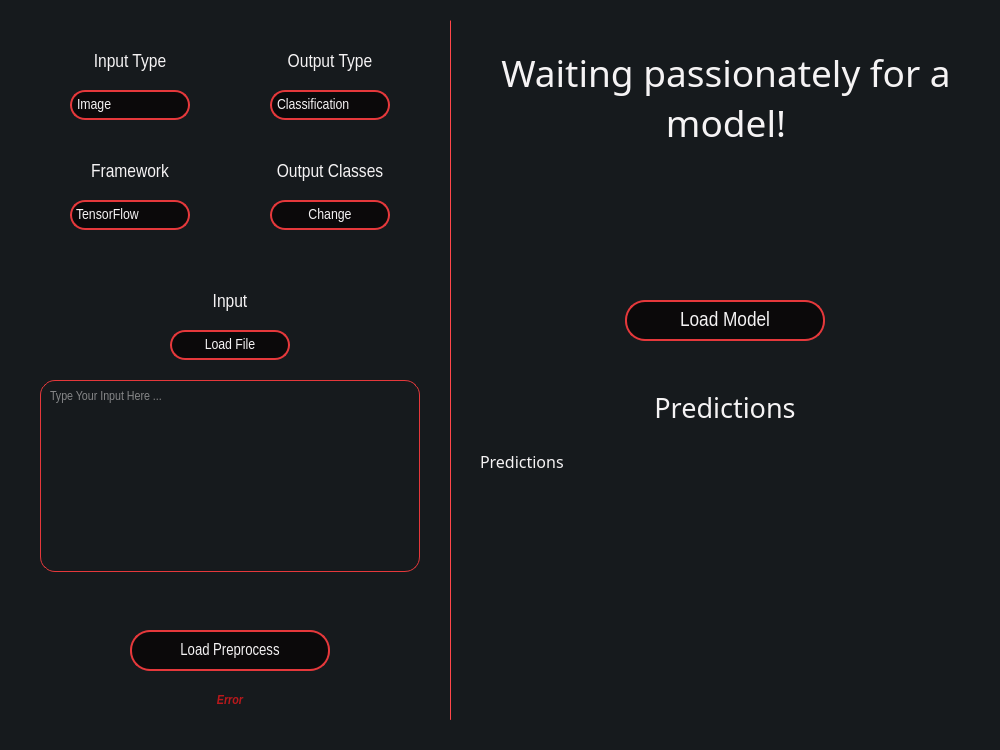
<?xml version="1.0" encoding="UTF-8"?>
<ui version="4.0">
 <class>NN2GUI</class>
 <widget class="QMainWindow" name="NN2GUI">
  <property name="geometry">
   <rect>
    <x>0</x>
    <y>0</y>
    <width>1000</width>
    <height>750</height>
   </rect>
  </property>
  <property name="minimumSize">
   <size>
    <width>1000</width>
    <height>750</height>
   </size>
  </property>
  <property name="maximumSize">
   <size>
    <width>1000</width>
    <height>750</height>
   </size>
  </property>
  <property name="font">
   <font>
    <pointsize>9</pointsize>
   </font>
  </property>
  <property name="windowTitle">
   <string>NN2GUI</string>
  </property>
  <property name="styleSheet">
   <string notr="true">background-color: rgb(22, 26, 29);</string>
  </property>
  <widget class="QWidget" name="centralwidget">
   <widget class="QComboBox" name="framework_type">
    <property name="geometry">
     <rect>
      <x>70</x>
      <y>200</y>
      <width>120</width>
      <height>30</height>
     </rect>
    </property>
    <property name="sizePolicy">
     <sizepolicy hsizetype="Minimum" vsizetype="Expanding">
      <horstretch>0</horstretch>
      <verstretch>15</verstretch>
     </sizepolicy>
    </property>
    <property name="font">
     <font>
      <family>Arial Narrow</family>
      <pointsize>11</pointsize>
     </font>
    </property>
    <property name="cursor">
     <cursorShape>PointingHandCursor</cursorShape>
    </property>
    <property name="styleSheet">
     <string notr="true">QComboBox{
	color: #F5F3F4;
    border: 2px solid #E5383B;
    border-radius: 15px;
    background-color: #0B090A;
    padding: 2px;
	padding-left: 4px;
}

QComboBox::drop-down {
	border: 0px;
	width: 0px;
}

QComboBox QAbstractItemView {
    border: 2px solid #E5383B;
    selection-background-color: #A4161A;
	color: #F5F3F4;
	background-color: #0B090A;
	border-radius: 5px;
}</string>
    </property>
    <property name="sizeAdjustPolicy">
     <enum>QComboBox::AdjustToContentsOnFirstShow</enum>
    </property>
    <item>
     <property name="text">
      <string>TensorFlow</string>
     </property>
    </item>
    <item>
     <property name="text">
      <string>PyTorch</string>
     </property>
    </item>
   </widget>
   <widget class="QLabel" name="label_3">
    <property name="geometry">
     <rect>
      <x>270</x>
      <y>50</y>
      <width>120</width>
      <height>23</height>
     </rect>
    </property>
    <property name="sizePolicy">
     <sizepolicy hsizetype="Minimum" vsizetype="Expanding">
      <horstretch>40</horstretch>
      <verstretch>10</verstretch>
     </sizepolicy>
    </property>
    <property name="font">
     <font>
      <family>Arial Narrow</family>
      <pointsize>14</pointsize>
     </font>
    </property>
    <property name="styleSheet">
     <string notr="true">QLabel {
	color: #F5F3F4;
}</string>
    </property>
    <property name="text">
     <string>Output Type</string>
    </property>
    <property name="alignment">
     <set>Qt::AlignCenter</set>
    </property>
   </widget>
   <widget class="QLabel" name="label_5">
    <property name="geometry">
     <rect>
      <x>170</x>
      <y>290</y>
      <width>120</width>
      <height>23</height>
     </rect>
    </property>
    <property name="sizePolicy">
     <sizepolicy hsizetype="Minimum" vsizetype="Expanding">
      <horstretch>0</horstretch>
      <verstretch>0</verstretch>
     </sizepolicy>
    </property>
    <property name="minimumSize">
     <size>
      <width>0</width>
      <height>0</height>
     </size>
    </property>
    <property name="font">
     <font>
      <family>Arial Narrow</family>
      <pointsize>14</pointsize>
     </font>
    </property>
    <property name="styleSheet">
     <string notr="true">QLabel {
	color: #F5F3F4;
}</string>
    </property>
    <property name="text">
     <string>Input</string>
    </property>
    <property name="alignment">
     <set>Qt::AlignCenter</set>
    </property>
   </widget>
   <widget class="QPushButton" name="output_classes">
    <property name="geometry">
     <rect>
      <x>270</x>
      <y>200</y>
      <width>120</width>
      <height>30</height>
     </rect>
    </property>
    <property name="sizePolicy">
     <sizepolicy hsizetype="Minimum" vsizetype="Expanding">
      <horstretch>0</horstretch>
      <verstretch>15</verstretch>
     </sizepolicy>
    </property>
    <property name="font">
     <font>
      <family>Arial Narrow</family>
      <pointsize>11</pointsize>
     </font>
    </property>
    <property name="cursor">
     <cursorShape>PointingHandCursor</cursorShape>
    </property>
    <property name="styleSheet">
     <string notr="true">QPushButton {
    color: #F5F3F4;
    border: 2px solid #E5383B;
    border-radius: 15px;
    background-color: #0B090A;
}

QPushButton:hover {
    background-color: #A4161A;
}</string>
    </property>
    <property name="text">
     <string>Change</string>
    </property>
   </widget>
   <widget class="QTextEdit" name="input_input">
    <property name="geometry">
     <rect>
      <x>40</x>
      <y>380</y>
      <width>380</width>
      <height>192</height>
     </rect>
    </property>
    <property name="sizePolicy">
     <sizepolicy hsizetype="Preferred" vsizetype="Preferred">
      <horstretch>0</horstretch>
      <verstretch>0</verstretch>
     </sizepolicy>
    </property>
    <property name="minimumSize">
     <size>
      <width>0</width>
      <height>192</height>
     </size>
    </property>
    <property name="font">
     <font>
      <family>Arial Narrow</family>
      <pointsize>10</pointsize>
     </font>
    </property>
    <property name="styleSheet">
     <string notr="true">QTextEdit {
	border-radius: 15px;
	border: 1px solid #E5383B;
	padding: 5px;
	color: #F5F3F4;
}

QTextEdit:disabled {
	background-color: #BA181B;
}</string>
    </property>
    <property name="verticalScrollBarPolicy">
     <enum>Qt::ScrollBarAlwaysOff</enum>
    </property>
    <property name="horizontalScrollBarPolicy">
     <enum>Qt::ScrollBarAlwaysOff</enum>
    </property>
    <property name="acceptRichText">
     <bool>true</bool>
    </property>
    <property name="placeholderText">
     <string>Type Your Input Here ...</string>
    </property>
   </widget>
   <widget class="QComboBox" name="input_type">
    <property name="geometry">
     <rect>
      <x>70</x>
      <y>90</y>
      <width>120</width>
      <height>30</height>
     </rect>
    </property>
    <property name="sizePolicy">
     <sizepolicy hsizetype="Minimum" vsizetype="Expanding">
      <horstretch>0</horstretch>
      <verstretch>15</verstretch>
     </sizepolicy>
    </property>
    <property name="font">
     <font>
      <family>Arial Narrow</family>
      <pointsize>11</pointsize>
     </font>
    </property>
    <property name="cursor">
     <cursorShape>PointingHandCursor</cursorShape>
    </property>
    <property name="styleSheet">
     <string notr="true">QComboBox{
	color: #F5F3F4;
    border: 2px solid #E5383B;
    border-radius: 15px;
    background-color: #0B090A;
    padding: 2px;
	padding-left: 5px;
}

QComboBox::drop-down {
	border: 0px;
	width: 0px;
}

QComboBox::down-arrow {
	width: 5px;
	height: 5px;
	image: url(:/gallery/arrow-down.png);
}

QComboBox QAbstractItemView {
    border: 2px solid #E5383B;
    selection-background-color: #A4161A;
	color: #F5F3F4;
	background-color: #0B090A;
	border-radius: 5px;
}</string>
    </property>
    <property name="sizeAdjustPolicy">
     <enum>QComboBox::AdjustToMinimumContentsLengthWithIcon</enum>
    </property>
    <item>
     <property name="text">
      <string>Image</string>
     </property>
    </item>
    <item>
     <property name="text">
      <string>Tabular</string>
     </property>
    </item>
    <item>
     <property name="text">
      <string>Text</string>
     </property>
    </item>
    <item>
     <property name="text">
      <string>Video</string>
     </property>
    </item>
    <item>
     <property name="text">
      <string>3D Image</string>
     </property>
    </item>
   </widget>
   <widget class="QComboBox" name="output_type">
    <property name="geometry">
     <rect>
      <x>270</x>
      <y>90</y>
      <width>120</width>
      <height>30</height>
     </rect>
    </property>
    <property name="sizePolicy">
     <sizepolicy hsizetype="Expanding" vsizetype="Expanding">
      <horstretch>0</horstretch>
      <verstretch>15</verstretch>
     </sizepolicy>
    </property>
    <property name="font">
     <font>
      <family>Arial Narrow</family>
      <pointsize>11</pointsize>
     </font>
    </property>
    <property name="cursor">
     <cursorShape>PointingHandCursor</cursorShape>
    </property>
    <property name="styleSheet">
     <string notr="true">QComboBox{
	color: #F5F3F4;
    border: 2px solid #E5383B;
    border-radius: 15px;
    background-color: #0B090A;
    padding: 2px;
	padding-left: 5px;
}

QComboBox::drop-down {
	border: 0px;
	width: 0px;
}

QComboBox::down-arrow {
	width: 5px;
	height: 5px;
	image: url(:/gallery/arrow-down.png);
}

QComboBox QAbstractItemView {
    border: 2px solid #E5383B;
    selection-background-color: #A4161A;
	color: #F5F3F4;
	background-color: #0B090A;
	border-radius: 5px;
}</string>
    </property>
    <property name="sizeAdjustPolicy">
     <enum>QComboBox::AdjustToMinimumContentsLengthWithIcon</enum>
    </property>
    <item>
     <property name="text">
      <string>Classification</string>
     </property>
    </item>
    <item>
     <property name="text">
      <string>Regression</string>
     </property>
    </item>
   </widget>
   <widget class="QLabel" name="label">
    <property name="geometry">
     <rect>
      <x>70</x>
      <y>50</y>
      <width>120</width>
      <height>23</height>
     </rect>
    </property>
    <property name="sizePolicy">
     <sizepolicy hsizetype="Minimum" vsizetype="Expanding">
      <horstretch>40</horstretch>
      <verstretch>10</verstretch>
     </sizepolicy>
    </property>
    <property name="font">
     <font>
      <family>Arial Narrow</family>
      <pointsize>14</pointsize>
     </font>
    </property>
    <property name="styleSheet">
     <string notr="true">QLabel {
	color: #F5F3F4;
}</string>
    </property>
    <property name="text">
     <string>Input Type</string>
    </property>
    <property name="alignment">
     <set>Qt::AlignCenter</set>
    </property>
   </widget>
   <widget class="QPushButton" name="load_input">
    <property name="geometry">
     <rect>
      <x>170</x>
      <y>330</y>
      <width>120</width>
      <height>30</height>
     </rect>
    </property>
    <property name="sizePolicy">
     <sizepolicy hsizetype="Preferred" vsizetype="Preferred">
      <horstretch>0</horstretch>
      <verstretch>15</verstretch>
     </sizepolicy>
    </property>
    <property name="font">
     <font>
      <family>Arial Narrow</family>
      <pointsize>11</pointsize>
     </font>
    </property>
    <property name="cursor">
     <cursorShape>PointingHandCursor</cursorShape>
    </property>
    <property name="styleSheet">
     <string notr="true">QPushButton {
    color: #F5F3F4;
    border: 2px solid #E5383B;
    border-radius: 15px;
    background-color: #0B090A;
}

QPushButton:hover {
    background-color: #A4161A;
}

QPushButton:disabled {
	background-color: #BA181B;
}</string>
    </property>
    <property name="text">
     <string>Load File</string>
    </property>
   </widget>
   <widget class="QPushButton" name="load_preprocess">
    <property name="geometry">
     <rect>
      <x>130</x>
      <y>630</y>
      <width>200</width>
      <height>41</height>
     </rect>
    </property>
    <property name="sizePolicy">
     <sizepolicy hsizetype="Minimum" vsizetype="Expanding">
      <horstretch>0</horstretch>
      <verstretch>15</verstretch>
     </sizepolicy>
    </property>
    <property name="font">
     <font>
      <family>Arial Narrow</family>
      <pointsize>12</pointsize>
     </font>
    </property>
    <property name="cursor">
     <cursorShape>PointingHandCursor</cursorShape>
    </property>
    <property name="styleSheet">
     <string notr="true">QPushButton {
    color: #F5F3F4;
    border: 2px solid #E5383B;
    border-radius: 20px;
    background-color: #0B090A;
}

QPushButton:hover {
    background-color: #A4161A;
}</string>
    </property>
    <property name="text">
     <string>Load Preprocess</string>
    </property>
   </widget>
   <widget class="QLabel" name="output_classes_label">
    <property name="geometry">
     <rect>
      <x>270</x>
      <y>160</y>
      <width>120</width>
      <height>23</height>
     </rect>
    </property>
    <property name="sizePolicy">
     <sizepolicy hsizetype="Minimum" vsizetype="Expanding">
      <horstretch>40</horstretch>
      <verstretch>10</verstretch>
     </sizepolicy>
    </property>
    <property name="font">
     <font>
      <family>Arial Narrow</family>
      <pointsize>14</pointsize>
     </font>
    </property>
    <property name="styleSheet">
     <string notr="true">QLabel {
	color: #F5F3F4;
}</string>
    </property>
    <property name="text">
     <string>Output Classes</string>
    </property>
    <property name="alignment">
     <set>Qt::AlignCenter</set>
    </property>
   </widget>
   <widget class="QLabel" name="label_2">
    <property name="geometry">
     <rect>
      <x>70</x>
      <y>160</y>
      <width>120</width>
      <height>23</height>
     </rect>
    </property>
    <property name="sizePolicy">
     <sizepolicy hsizetype="Minimum" vsizetype="Expanding">
      <horstretch>40</horstretch>
      <verstretch>10</verstretch>
     </sizepolicy>
    </property>
    <property name="font">
     <font>
      <family>Arial Narrow</family>
      <pointsize>14</pointsize>
     </font>
    </property>
    <property name="styleSheet">
     <string notr="true">QLabel {
	color: #F5F3F4;
}</string>
    </property>
    <property name="text">
     <string>Framework</string>
    </property>
    <property name="alignment">
     <set>Qt::AlignCenter</set>
    </property>
   </widget>
   <widget class="QLabel" name="load_preprocess_error">
    <property name="geometry">
     <rect>
      <x>40</x>
      <y>690</y>
      <width>380</width>
      <height>20</height>
     </rect>
    </property>
    <property name="sizePolicy">
     <sizepolicy hsizetype="Preferred" vsizetype="Preferred">
      <horstretch>0</horstretch>
      <verstretch>0</verstretch>
     </sizepolicy>
    </property>
    <property name="font">
     <font>
      <family>Arial Narrow</family>
      <pointsize>10</pointsize>
      <weight>75</weight>
      <italic>true</italic>
      <bold>true</bold>
     </font>
    </property>
    <property name="styleSheet">
     <string notr="true">QLabel {
	color: #BA181B;
}</string>
    </property>
    <property name="text">
     <string>Error</string>
    </property>
    <property name="alignment">
     <set>Qt::AlignCenter</set>
    </property>
   </widget>
   <widget class="QLabel" name="predictions">
    <property name="enabled">
     <bool>true</bool>
    </property>
    <property name="geometry">
     <rect>
      <x>480</x>
      <y>450</y>
      <width>492</width>
      <height>251</height>
     </rect>
    </property>
    <property name="sizePolicy">
     <sizepolicy hsizetype="Preferred" vsizetype="Preferred">
      <horstretch>0</horstretch>
      <verstretch>30</verstretch>
     </sizepolicy>
    </property>
    <property name="font">
     <font>
      <family>MV Boli</family>
      <pointsize>12</pointsize>
     </font>
    </property>
    <property name="styleSheet">
     <string notr="true">QLabel {
	color: #F5F3F4;
}</string>
    </property>
    <property name="text">
     <string>Predictions</string>
    </property>
    <property name="textFormat">
     <enum>Qt::PlainText</enum>
    </property>
    <property name="scaledContents">
     <bool>false</bool>
    </property>
    <property name="alignment">
     <set>Qt::AlignLeading|Qt::AlignLeft|Qt::AlignTop</set>
    </property>
    <property name="wordWrap">
     <bool>true</bool>
    </property>
   </widget>
   <widget class="QLabel" name="predictions_info">
    <property name="geometry">
     <rect>
      <x>645</x>
      <y>390</y>
      <width>160</width>
      <height>34</height>
     </rect>
    </property>
    <property name="sizePolicy">
     <sizepolicy hsizetype="Preferred" vsizetype="Preferred">
      <horstretch>0</horstretch>
      <verstretch>5</verstretch>
     </sizepolicy>
    </property>
    <property name="font">
     <font>
      <family>MV Boli</family>
      <pointsize>20</pointsize>
     </font>
    </property>
    <property name="styleSheet">
     <string notr="true">QLabel {
	color: #F5F3F4;
}</string>
    </property>
    <property name="text">
     <string>Predictions</string>
    </property>
    <property name="textFormat">
     <enum>Qt::PlainText</enum>
    </property>
    <property name="scaledContents">
     <bool>false</bool>
    </property>
    <property name="alignment">
     <set>Qt::AlignCenter</set>
    </property>
    <property name="wordWrap">
     <bool>true</bool>
    </property>
   </widget>
   <widget class="Line" name="line">
    <property name="geometry">
     <rect>
      <x>450</x>
      <y>20</y>
      <width>1</width>
      <height>700</height>
     </rect>
    </property>
    <property name="styleSheet">
     <string notr="true">QFrame{
	background-color: #E5383B;
}</string>
    </property>
    <property name="orientation">
     <enum>Qt::Vertical</enum>
    </property>
   </widget>
   <widget class="QPushButton" name="load_model">
    <property name="geometry">
     <rect>
      <x>625</x>
      <y>300</y>
      <width>200</width>
      <height>41</height>
     </rect>
    </property>
    <property name="sizePolicy">
     <sizepolicy hsizetype="Preferred" vsizetype="Preferred">
      <horstretch>0</horstretch>
      <verstretch>5</verstretch>
     </sizepolicy>
    </property>
    <property name="font">
     <font>
      <family>Arial Narrow</family>
      <pointsize>16</pointsize>
     </font>
    </property>
    <property name="cursor">
     <cursorShape>PointingHandCursor</cursorShape>
    </property>
    <property name="styleSheet">
     <string notr="true">QPushButton {
    color: #F5F3F4;
    border: 2px solid #E5383B;
    border-radius: 20px;
    background-color: #0B090A;
}

QPushButton:hover {
    background-color: #A4161A;
}</string>
    </property>
    <property name="text">
     <string>Load Model</string>
    </property>
   </widget>
   <widget class="QLabel" name="model_info">
    <property name="geometry">
     <rect>
      <x>480</x>
      <y>37</y>
      <width>492</width>
      <height>121</height>
     </rect>
    </property>
    <property name="sizePolicy">
     <sizepolicy hsizetype="Preferred" vsizetype="Preferred">
      <horstretch>0</horstretch>
      <verstretch>40</verstretch>
     </sizepolicy>
    </property>
    <property name="minimumSize">
     <size>
      <width>480</width>
      <height>0</height>
     </size>
    </property>
    <property name="font">
     <font>
      <family>MV Boli</family>
      <pointsize>28</pointsize>
     </font>
    </property>
    <property name="styleSheet">
     <string notr="true">QLabel {
	color: #F5F3F4;
}</string>
    </property>
    <property name="text">
     <string>Waiting passionately for a model!</string>
    </property>
    <property name="textFormat">
     <enum>Qt::PlainText</enum>
    </property>
    <property name="scaledContents">
     <bool>false</bool>
    </property>
    <property name="alignment">
     <set>Qt::AlignCenter</set>
    </property>
    <property name="wordWrap">
     <bool>true</bool>
    </property>
   </widget>
  </widget>
  <widget class="QStatusBar" name="statusbar"/>
 </widget>
 <resources/>
 <connections/>
</ui>
